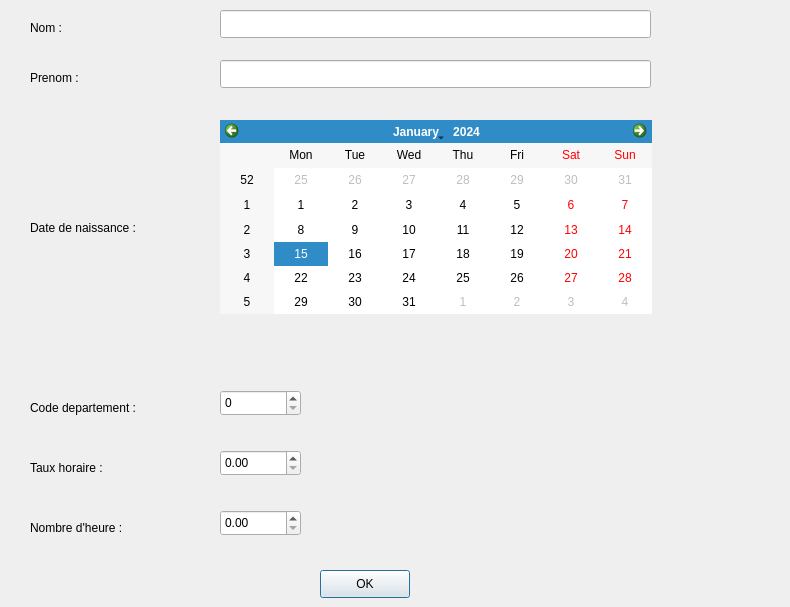
<?xml version="1.0" encoding="UTF-8"?>
<ui version="4.0">
 <class>EmployeHoraireInterface</class>
 <widget class="QDialog" name="EmployeHoraireInterface">
  <property name="geometry">
   <rect>
    <x>0</x>
    <y>0</y>
    <width>790</width>
    <height>607</height>
   </rect>
  </property>
  <property name="windowTitle">
   <string>EmployeHoraireInterface</string>
  </property>
  <widget class="QPushButton" name="ok">
   <property name="geometry">
    <rect>
     <x>320</x>
     <y>570</y>
     <width>90</width>
     <height>28</height>
    </rect>
   </property>
   <property name="text">
    <string>OK</string>
   </property>
  </widget>
  <widget class="QLabel" name="label">
   <property name="geometry">
    <rect>
     <x>30</x>
     <y>20</y>
     <width>58</width>
     <height>16</height>
    </rect>
   </property>
   <property name="text">
    <string>Nom :</string>
   </property>
  </widget>
  <widget class="QLabel" name="label_2">
   <property name="geometry">
    <rect>
     <x>30</x>
     <y>70</y>
     <width>58</width>
     <height>16</height>
    </rect>
   </property>
   <property name="text">
    <string>Prenom :</string>
   </property>
  </widget>
  <widget class="QLabel" name="label_3">
   <property name="geometry">
    <rect>
     <x>30</x>
     <y>220</y>
     <width>121</width>
     <height>16</height>
    </rect>
   </property>
   <property name="text">
    <string>Date de naissance :</string>
   </property>
  </widget>
  <widget class="QLabel" name="label_4">
   <property name="geometry">
    <rect>
     <x>30</x>
     <y>400</y>
     <width>131</width>
     <height>16</height>
    </rect>
   </property>
   <property name="text">
    <string>Code departement :</string>
   </property>
  </widget>
  <widget class="QLabel" name="label_5">
   <property name="geometry">
    <rect>
     <x>30</x>
     <y>460</y>
     <width>111</width>
     <height>16</height>
    </rect>
   </property>
   <property name="text">
    <string>Taux horaire :</string>
   </property>
  </widget>
  <widget class="QLabel" name="label_6">
   <property name="geometry">
    <rect>
     <x>30</x>
     <y>520</y>
     <width>121</width>
     <height>16</height>
    </rect>
   </property>
   <property name="text">
    <string>Nombre d'heure :</string>
   </property>
  </widget>
  <widget class="QLineEdit" name="nom">
   <property name="geometry">
    <rect>
     <x>220</x>
     <y>10</y>
     <width>431</width>
     <height>28</height>
    </rect>
   </property>
  </widget>
  <widget class="QLineEdit" name="prenom">
   <property name="geometry">
    <rect>
     <x>220</x>
     <y>60</y>
     <width>431</width>
     <height>28</height>
    </rect>
   </property>
  </widget>
  <widget class="QCalendarWidget" name="dateNaissance">
   <property name="geometry">
    <rect>
     <x>220</x>
     <y>120</y>
     <width>432</width>
     <height>194</height>
    </rect>
   </property>
  </widget>
  <widget class="QSpinBox" name="code">
   <property name="geometry">
    <rect>
     <x>220</x>
     <y>390</y>
     <width>81</width>
     <height>26</height>
    </rect>
   </property>
  </widget>
  <widget class="QDoubleSpinBox" name="taux">
   <property name="geometry">
    <rect>
     <x>220</x>
     <y>450</y>
     <width>81</width>
     <height>26</height>
    </rect>
   </property>
  </widget>
  <widget class="QDoubleSpinBox" name="heure">
   <property name="geometry">
    <rect>
     <x>220</x>
     <y>510</y>
     <width>81</width>
     <height>26</height>
    </rect>
   </property>
  </widget>
 </widget>
 <resources/>
 <connections>
  <connection>
   <sender>ok</sender>
   <signal>clicked()</signal>
   <receiver>EmployeHoraireInterface</receiver>
   <slot>valideEnregistrement()</slot>
   <hints>
    <hint type="sourcelabel">
     <x>364</x>
     <y>583</y>
    </hint>
    <hint type="destinationlabel">
     <x>394</x>
     <y>303</y>
    </hint>
   </hints>
  </connection>
 </connections>
 <slots>
  <slot>valideEnregistrement()</slot>
 </slots>
</ui>
